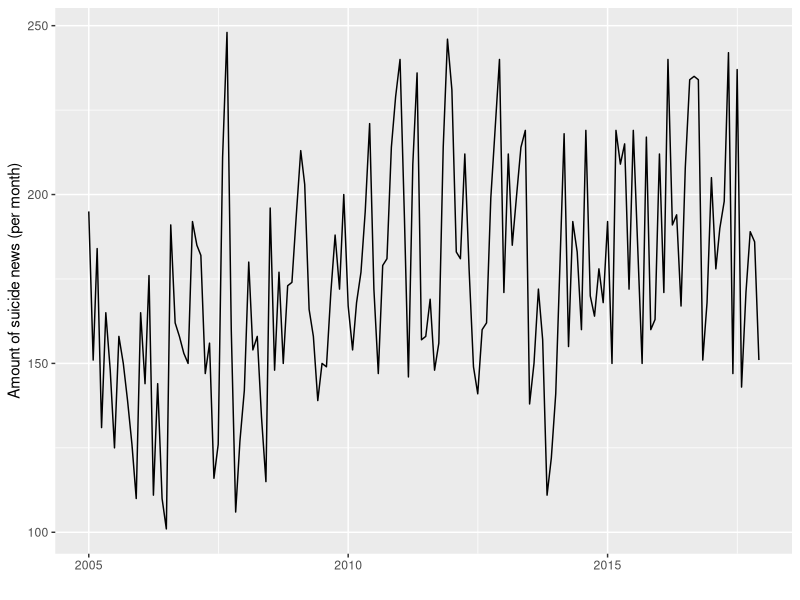

Here is the R script that generated this plot: (Note: this script raises an error after producing the figure.)
setwd("/Users/hugojosebello/Documents/git-repos/data-tuning-scripts-v2/r_scripts_analysis")
all_data <- read.csv("./all.csv",  header=TRUE, sep=";")
all_hombres <- read.csv("./all_hombres.csv",  header=TRUE, sep=";")
all_mujeres <- read.csv("./all_mujeres.csv",  header=TRUE, sep=";")
all_moved <- read.csv("./all_moved.csv",  header=TRUE, sep=";")

r <- with(all_moved, which(noticias_suicidio>270, arr.ind=TRUE))
all_moved <- all_moved[-r, ]

r <- with(all_data, which(noticias_suicidio>270, arr.ind=TRUE))
all_data <- all_data[-r, ]

# Installation
# install.packages('ggplot2')
# Loading
library(ggplot2)
#ine_data$month_code<- as.Date(ine_data$month_code , "%Y/%m/%d")
#install.packages('lubridate')
library(lubridate)

all_data$month <- ymd(all_data$month)

all_data_minus5 = all_data
all_data_minus5$month <- all_data_minus5$month - days(5 *30)

ggplot(all_data, aes(month, noticias_suicidio)) + geom_line() + xlab("") + ylab("Amount of suicide news (per month)")

ggplot(all_data, aes(month, -media_sentimiento_noticias)) + geom_line() + xlab("") + ylab("Average negative sentiment of news")+
+ ggplot(all_moved, aes(month, suicidios_3_meses_despues)) + geom_line() + xlab("") + ylab("Average negative sentiment of news")

ggplot(all_data, aes(month, -sentiment_analysis_score)) + geom_line() + xlab("") + ylab("Score noticias suicidio")

ggplot(all_data, aes(month, suicidios)) + geom_line() + xlab("") + ylab("Number of suicides (per month)")

plot(all_data$noticias_suicidio, all_data$suicidios, col = "blue", main = "", xlab = "noticias suicidio", ylab = "suicidios")
lm(all_data$noticias_suicidio ~ all_data$suicidios)
abline(lm(all_data$noticias_suicidio ~ all_data$suicidios))


plot(all_data$media_sentimiento_noticias, all_data$suicidios, col = "blue", main = "", xlab = "sentimiento noticias suicidio", ylab = "suicidios")
lm(all_data$media_sentimiento_noticias ~ all_data$suicidios)
abline(lm(all_data$media_sentimiento_noticias ~ all_data$suicidios))

plot(all_data$sentiment_analysis_score, all_data$suicidios, col = "blue", main = "", xlab = "sentimiento noticias suicidio", ylab = "suicidios")
lm(all_data$sentiment_analysis_score ~ all_data$suicidios)
abline(lm(all_data$sentiment_analysis_score ~ all_data$suicidios))


# Pearson correlation: not significative, although it is not the best method since we are
# working with temporal series

cor(all_data$noticias_suicidio, all_data$suicidios)
cor(all_data$media_sentimiento_noticias, all_data$suicidios)
cor(all_data$sentiment_analysis_score, all_data$suicidios)

# https://github.com/AnaBPazos/AlterCorr/blob/master/R/AlterCorrM.R

# Kendall test (non parametric test, alternative to pearson)
cor.test(all_data$suicidios, all_data$noticias_suicidio, method = "kendall")
# it is significative but we can not fully trust it since we are working with time series


# cross-correlation of TIME SERIES

ccf(all_data$noticias_suicidio, all_hombres$suicidios,main="Correlation function: number of suicide news per month\n agaist number of suicides per moth")


ccf(-all_data$media_sentimiento_noticias, all_hombres$suicidios, main="Correlation function: average negative sentiment in news per month\n agaist number of suicides per month")

ccf(-all_data$sentiment_analysis_score, all_hombres$suicidios)


cor.test(all_data$noticias_suicidio, all_data$suicidios)

cor.test(-all_data$media_sentimiento_noticias, all_data$suicidios)

cor.test(-all_data$sentiment_analysis_score, all_data$suicidios)

# men and women not significative differences
ccf(all_hombres$noticias_suicidio, all_hombres$suicidios)

ccf(-all_hombres$media_sentimiento_noticias, all_hombres$suicidios)

ccf(-all_hombres$sentiment_analysis_score, all_hombres$suicidios)


ccf(all_mujeres$noticias_suicidio, all_mujeres$suicidios)

ccf(-all_mujeres$media_sentimiento_noticias, all_mujeres$suicidios)

ccf(-all_mujeres$sentiment_analysis_score, all_mujeres$suicidios)


# interpretation 
# https://support.minitab.com/en-us/minitab/18/help-and-how-to/modeling-statistics/time-series/how-to/cross-correlation/interpret-the-results/all-statistics-and-graphs/

# threadshole
2/sqrt(length(all_data$noticias_suicidio) - 15)

# example ->
# https://nwfsc-timeseries.github.io/atsa-labs/sec-tslab-correlation-within-and-among-time-series.html

# in our case: We find that suicide cases are relatively high after a periode of 10 to 20 months of higher number of news



plot(all_moved$noticias_suicidio, all_moved$suicidios_3_meses_despues, col = "blue", main = "", xlab = "number of suicide news", ylab = "number of suicides after 3 months")
lm(all_moved$noticias_suicidio ~ all_moved$suicidios_3_meses_despues)
abline(lm(all_moved$noticias_suicidio ~ all_moved$suicidios_3_meses_despues))

plot(-all_moved$media_sentimiento_noticias, all_moved$suicidios_3_meses_despues, col = "blue", main = "", xlab = "noticias suicidio", ylab = "suicidios 5 meses después")
lm(-all_moved$media_sentimiento_noticias ~ all_moved$suicidios_3_meses_despues)
abline(lm(-all_moved$media_sentimiento_noticias ~ all_moved$suicidios_3_meses_despues))



cor.test(-all_moved$noticias_suicidio, all_moved$suicidios_3_meses_despues)
cor.test(-all_moved$media_sentimiento_noticias, all_moved$suicidios_3_meses_despues)
cor.test(-all_moved$sentiment_analysis_score, all_moved$suicidios_3_meses_despues)

cor.test(all_moved$noticias_suicidio, all_moved$suicidios_3_meses_despues, method = c("pearson", "kendall", "spearman"))
cor.test(-all_moved$media_sentimiento_noticias, all_moved$suicidios_3_meses_despues, method = c("pearson", "kendall", "spearman"))
cor.test(-all_moved$sentiment_analysis_score, all_moved$suicidios_3_meses_despues, method = c("pearson", "kendall", "spearman"))

plot(all_moved$noticias_suicidio, all_moved$suicidios_4_meses_despues, col = "blue", main = "", xlab = "noticias suicidio", ylab = "suicidios 5 meses después")
lm(-all_moved$noticias_suicidio ~ all_moved$suicidios_4_meses_despues)
abline(lm(-all_moved$noticias_suicidio ~ all_moved$suicidios_4_meses_despues))

plot(-all_moved$media_sentimiento_noticias, all_moved$suicidios_4_meses_despues, col = "blue", main = "", xlab = "noticias suicidio", ylab = "suicidios 5 meses después")
lm(-all_moved$media_sentimiento_noticias ~ all_moved$suicidios_4_meses_despues)
abline(lm(-all_moved$media_sentimiento_noticias ~ all_moved$suicidios_4_meses_despues))


cor.test(-all_moved$noticias_suicidio, all_moved$suicidios_4_meses_despues)
cor.test(-all_moved$media_sentimiento_noticias, all_moved$suicidios_4_meses_despues)
cor.test(-all_moved$sentiment_analysis_score, all_moved$suicidios_4_meses_despues)


plot(all_moved$noticias_suicidio, all_moved$suicidios_5_meses_despues, col = "blue", main = "", xlab = "noticias suicidio", ylab = "suicidios 4 meses después")
lm(-all_moved$noticias_suicidio ~ all_moved$suicidios_5_meses_despues)
abline(lm(-all_moved$noticias_suicidio ~ all_moved$suicidios_5_meses_despues))

plot(all_moved$media_sentimiento_noticias, all_moved$suicidios_5_meses_despues, col = "blue", main = "", xlab = "noticias suicidio", ylab = "suicidios 4 meses después")
lm(-all_moved$media_sentimiento_noticias ~ all_moved$suicidios_5_meses_despues)
abline(-lm(all_moved$media_sentimiento_noticias ~ all_moved$suicidios_5_meses_despues))


cor.test(all_moved$noticias_suicidio, all_moved$suicidios_5_meses_despues)
cor.test(all_moved$media_sentimiento_noticias, -all_moved$suicidios_5_meses_despues)
cor.test(all_moved$sentiment_analysis_score, -all_moved$suicidios_5_meses_despues)

cor.test(all_moved$noticias_suicidio, all_moved$suicidios_6_meses_despues)
cor.test(all_moved$media_sentimiento_noticias, -all_moved$suicidios_6_meses_despues)
cor.test(all_moved$sentiment_analysis_score, -all_moved$suicidios_6_meses_despues)

ggplot(all_moved, aes(x=-media_sentimiento_noticias, y=suicidios_3_meses_despues)) +  labs(size = "Number of suicide news\n in same month",y="Number of suicides after 3 moths", x="Average sentiment of negative news") +
  geom_point(aes(size=noticias_suicidio), alpha = 0.5) + geom_smooth()


ggplot(all_moved, aes(x=noticias_suicidio, y=suicidios_3_meses_despues)) + 
  geom_point(aes(size=-media_sentimiento_noticias,  alpha = 0.5)) + geom_smooth()

